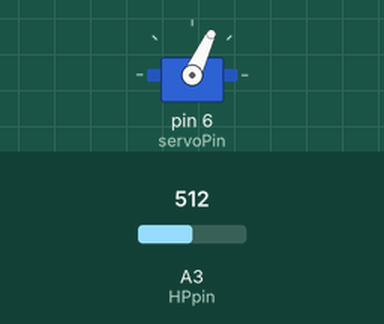
This sketch was run on a simulated Arduino Nano, built with avr-gcc and run on an emulated ATmega328P. On the bench: servo. The inputs (shaded band) are chosen by the test bench; at power-on: A3 (HPpin) = 512.

Above: at 0.2 s.
Timing chart, 0 to 1.7 s (numbered marks = the images above):
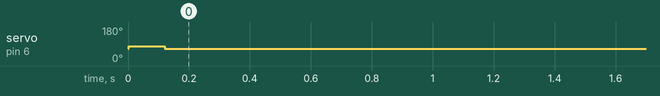

Measured:
- by itself, servo on pin 6 (servoPin): 65° → 79° at 0.00 s, → 65° 0.12 s later

The sketch:

TU_analog_read_value_amplified_voice_InMoov.ino
```cpp
/*#define IN_AUDIO_ANALOG A3
int voice_value;

void setup() {
  analogReference(INTERNAL);
  Serial.begin(115200);
}

void loop() {
   voice_value = analogRead(IN_AUDIO_ANALOG);
  Serial.println(voice_value);
  delay(1);
}*/


// HARDWARE MOUTHCONTROL
//
// dedicated arduino
// Read voltage value from speaker and move jaw
// First POC version, need to be calibrated and fixed :
// If you want test it please read Analog values when you have NO SOUND and enter MIN , min is the value when robot speak
// I use AREF 1 volt and sound come from unamplified jack, from PC
//
// To do :
// Webkit : shutdown microphone when speak

#include <Servo.h>
#define servoPin      6
#define HPpin         A3    // analog speaker input

Servo myservo;

int     MIN = 400; //value when sound is detected
int     MAX = 1000;  //max value when sound is detected
int     SecondDetection = 2;
int     val = 0;
int     i = 0;
int     posMax = 145;
int     posMin = 65;
int     pos = posMin;
int     BoucheStatus = 0;
int     ActionBouche = 0;
int     Repos = 0;
int     CompteurRepos = 0;
String  dbg;

void setup()
{

  analogReference(INTERNAL);
  //Serial.begin(9600);
  //Serial.println("--- Start DEBUG ---");
  myservo.attach(servoPin);
  myservo.write(posMin);
}

void loop()
{
   val = analogRead(HPpin);
   pos=map(val, MIN, MAX, posMin, posMax);

if (val > MIN ) // if values detected : speaker voltage

     {
     i++;
     }
     else
     {
     BoucheStatus = 1; // closed mouth
     }

     if (i>=SecondDetection)
      {
       i=0;
       BoucheStatus = 0;
      }

      if (BoucheStatus == 0 && ActionBouche == 0)

      {
           if (Repos==0)
        {
        //myservo.attach(servoPin);
        delay(1);
        }
      Serial.println(val);
      ActionBouche = 1;
      myservo.write(pos);
      CompteurRepos=0;
      delay(1);

      }
      if (BoucheStatus == 1 && ActionBouche == 1)
      {

       Repos = 0;
       CompteurRepos = 0;
       ActionBouche =0;

      }

      if (CompteurRepos == 100 && Repos == 0)
      {
       myservo.write(posMin);
      // myservo.detach();
       Repos=1;
      }

CompteurRepos+=1;
delay(1);

}
```
